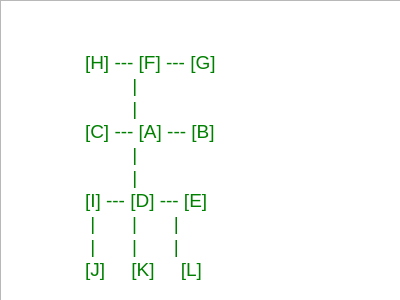
<?xml version="1.0" encoding="UTF-8"?>
<ui version="4.0">
 <class>UserMap</class>
 <widget class="QDialog" name="UserMap">
  <property name="geometry">
   <rect>
    <x>0</x>
    <y>0</y>
    <width>400</width>
    <height>300</height>
   </rect>
  </property>
  <property name="windowTitle">
   <string>Map</string>
  </property>
  <widget class="QTextBrowser" name="textBrowser">
   <property name="geometry">
    <rect>
     <x>0</x>
     <y>0</y>
     <width>401</width>
     <height>301</height>
    </rect>
   </property>
   <property name="html">
    <string>&lt;!DOCTYPE HTML PUBLIC &quot;-//W3C//DTD HTML 4.0//EN&quot; &quot;http://www.w3.org/TR/REC-html40/strict.dtd&quot;&gt;
&lt;html&gt;&lt;head&gt;&lt;meta name=&quot;qrichtext&quot; content=&quot;1&quot; /&gt;&lt;style type=&quot;text/css&quot;&gt;
p, li { white-space: pre-wrap; }
&lt;/style&gt;&lt;/head&gt;&lt;body style=&quot; font-family:'MS Shell Dlg 2'; font-size:8.25pt; font-weight:400; font-style:normal;&quot;&gt;
&lt;p style=&quot; margin-top:0px; margin-bottom:0px; margin-left:0px; margin-right:0px; -qt-block-indent:0; text-indent:0px;&quot;&gt;&lt;span style=&quot; font-family:'Courier New'; font-size:14pt; color:#008000;&quot;&gt;	&lt;/span&gt;&lt;/p&gt;
&lt;p style=&quot; margin-top:0px; margin-bottom:0px; margin-left:0px; margin-right:0px; -qt-block-indent:0; text-indent:0px;&quot;&gt;&lt;span style=&quot; font-family:'Courier New'; font-size:14pt; color:#008000;&quot;&gt;	&lt;/span&gt;&lt;/p&gt;
&lt;p style=&quot; margin-top:0px; margin-bottom:0px; margin-left:0px; margin-right:0px; -qt-block-indent:0; text-indent:0px;&quot;&gt;&lt;span style=&quot; font-family:'Courier New'; font-size:14pt; color:#008000;&quot;&gt;	[H]&lt;/span&gt;&lt;span style=&quot; font-family:'Courier New'; font-size:14pt; color:#c0c0c0;&quot;&gt; &lt;/span&gt;&lt;span style=&quot; font-family:'Courier New'; font-size:14pt; color:#008000;&quot;&gt;---&lt;/span&gt;&lt;span style=&quot; font-family:'Courier New'; font-size:14pt; color:#c0c0c0;&quot;&gt; &lt;/span&gt;&lt;span style=&quot; font-family:'Courier New'; font-size:14pt; color:#008000;&quot;&gt;[F]&lt;/span&gt;&lt;span style=&quot; font-family:'Courier New'; font-size:14pt; color:#c0c0c0;&quot;&gt; &lt;/span&gt;&lt;span style=&quot; font-family:'Courier New'; font-size:14pt; color:#008000;&quot;&gt;---&lt;/span&gt;&lt;span style=&quot; font-family:'Courier New'; font-size:14pt; color:#c0c0c0;&quot;&gt; &lt;/span&gt;&lt;span style=&quot; font-family:'Courier New'; font-size:14pt; color:#008000;&quot;&gt;[G]&lt;/span&gt;&lt;/p&gt;
&lt;p style=&quot; margin-top:0px; margin-bottom:0px; margin-left:0px; margin-right:0px; -qt-block-indent:0; text-indent:0px;&quot;&gt;&lt;span style=&quot; font-family:'Courier New'; font-size:14pt; color:#c0c0c0;&quot;&gt;	         &lt;/span&gt;&lt;span style=&quot; font-family:'Courier New'; font-size:14pt; color:#008000;&quot;&gt;|&lt;/span&gt;&lt;span style=&quot; font-family:'Courier New'; font-size:14pt; color:#c0c0c0;&quot;&gt;         &lt;/span&gt;&lt;/p&gt;
&lt;p style=&quot; margin-top:0px; margin-bottom:0px; margin-left:0px; margin-right:0px; -qt-block-indent:0; text-indent:0px;&quot;&gt;&lt;span style=&quot; font-family:'Courier New'; font-size:14pt; color:#c0c0c0;&quot;&gt;	         &lt;/span&gt;&lt;span style=&quot; font-family:'Courier New'; font-size:14pt; color:#008000;&quot;&gt;|&lt;/span&gt;&lt;span style=&quot; font-family:'Courier New'; font-size:14pt; color:#c0c0c0;&quot;&gt;         &lt;/span&gt;&lt;/p&gt;
&lt;p style=&quot; margin-top:0px; margin-bottom:0px; margin-left:0px; margin-right:0px; -qt-block-indent:0; text-indent:0px;&quot;&gt;&lt;span style=&quot; font-family:'Courier New'; font-size:14pt; color:#008000;&quot;&gt;	[C]&lt;/span&gt;&lt;span style=&quot; font-family:'Courier New'; font-size:14pt; color:#c0c0c0;&quot;&gt; &lt;/span&gt;&lt;span style=&quot; font-family:'Courier New'; font-size:14pt; color:#008000;&quot;&gt;---&lt;/span&gt;&lt;span style=&quot; font-family:'Courier New'; font-size:14pt; color:#c0c0c0;&quot;&gt; &lt;/span&gt;&lt;span style=&quot; font-family:'Courier New'; font-size:14pt; color:#008000;&quot;&gt;[A]&lt;/span&gt;&lt;span style=&quot; font-family:'Courier New'; font-size:14pt; color:#c0c0c0;&quot;&gt; &lt;/span&gt;&lt;span style=&quot; font-family:'Courier New'; font-size:14pt; color:#008000;&quot;&gt;---&lt;/span&gt;&lt;span style=&quot; font-family:'Courier New'; font-size:14pt; color:#c0c0c0;&quot;&gt; &lt;/span&gt;&lt;span style=&quot; font-family:'Courier New'; font-size:14pt; color:#008000;&quot;&gt;[B]&lt;/span&gt;&lt;/p&gt;
&lt;p style=&quot; margin-top:0px; margin-bottom:0px; margin-left:0px; margin-right:0px; -qt-block-indent:0; text-indent:0px;&quot;&gt;&lt;span style=&quot; font-family:'Courier New'; font-size:14pt; color:#c0c0c0;&quot;&gt;	         &lt;/span&gt;&lt;span style=&quot; font-family:'Courier New'; font-size:14pt; color:#008000;&quot;&gt;|&lt;/span&gt;&lt;span style=&quot; font-family:'Courier New'; font-size:14pt; color:#c0c0c0;&quot;&gt;         &lt;/span&gt;&lt;/p&gt;
&lt;p style=&quot; margin-top:0px; margin-bottom:0px; margin-left:0px; margin-right:0px; -qt-block-indent:0; text-indent:0px;&quot;&gt;&lt;span style=&quot; font-family:'Courier New'; font-size:14pt; color:#c0c0c0;&quot;&gt;	         &lt;/span&gt;&lt;span style=&quot; font-family:'Courier New'; font-size:14pt; color:#008000;&quot;&gt;|&lt;/span&gt;&lt;span style=&quot; font-family:'Courier New'; font-size:14pt; color:#c0c0c0;&quot;&gt;          &lt;/span&gt;&lt;/p&gt;
&lt;p style=&quot; margin-top:0px; margin-bottom:0px; margin-left:0px; margin-right:0px; -qt-block-indent:0; text-indent:0px;&quot;&gt;&lt;span style=&quot; font-family:'Courier New'; font-size:14pt; color:#008000;&quot;&gt;	[I]&lt;/span&gt;&lt;span style=&quot; font-family:'Courier New'; font-size:14pt; color:#c0c0c0;&quot;&gt; &lt;/span&gt;&lt;span style=&quot; font-family:'Courier New'; font-size:14pt; color:#008000;&quot;&gt;---&lt;/span&gt;&lt;span style=&quot; font-family:'Courier New'; font-size:14pt; color:#c0c0c0;&quot;&gt; &lt;/span&gt;&lt;span style=&quot; font-family:'Courier New'; font-size:14pt; color:#008000;&quot;&gt;[D]&lt;/span&gt;&lt;span style=&quot; font-family:'Courier New'; font-size:14pt; color:#c0c0c0;&quot;&gt; &lt;/span&gt;&lt;span style=&quot; font-family:'Courier New'; font-size:14pt; color:#008000;&quot;&gt;---&lt;/span&gt;&lt;span style=&quot; font-family:'Courier New'; font-size:14pt; color:#c0c0c0;&quot;&gt; &lt;/span&gt;&lt;span style=&quot; font-family:'Courier New'; font-size:14pt; color:#008000;&quot;&gt;[E]&lt;/span&gt;&lt;/p&gt;
&lt;p style=&quot; margin-top:0px; margin-bottom:0px; margin-left:0px; margin-right:0px; -qt-block-indent:0; text-indent:0px;&quot;&gt;&lt;span style=&quot; font-family:'Courier New'; font-size:14pt; color:#c0c0c0;&quot;&gt;	 &lt;/span&gt;&lt;span style=&quot; font-family:'Courier New'; font-size:14pt; color:#008000;&quot;&gt;|&lt;/span&gt;&lt;span style=&quot; font-family:'Courier New'; font-size:14pt; color:#c0c0c0;&quot;&gt;       &lt;/span&gt;&lt;span style=&quot; font-family:'Courier New'; font-size:14pt; color:#008000;&quot;&gt;|&lt;/span&gt;&lt;span style=&quot; font-family:'Courier New'; font-size:14pt; color:#c0c0c0;&quot;&gt;       &lt;/span&gt;&lt;span style=&quot; font-family:'Courier New'; font-size:14pt; color:#008000;&quot;&gt;|&lt;/span&gt;&lt;span style=&quot; font-family:'Courier New'; font-size:14pt; color:#c0c0c0;&quot;&gt; &lt;/span&gt;&lt;/p&gt;
&lt;p style=&quot; margin-top:0px; margin-bottom:0px; margin-left:0px; margin-right:0px; -qt-block-indent:0; text-indent:0px;&quot;&gt;&lt;span style=&quot; font-family:'Courier New'; font-size:14pt; color:#c0c0c0;&quot;&gt;	 &lt;/span&gt;&lt;span style=&quot; font-family:'Courier New'; font-size:14pt; color:#008000;&quot;&gt;|&lt;/span&gt;&lt;span style=&quot; font-family:'Courier New'; font-size:14pt; color:#c0c0c0;&quot;&gt;       &lt;/span&gt;&lt;span style=&quot; font-family:'Courier New'; font-size:14pt; color:#008000;&quot;&gt;|&lt;/span&gt;&lt;span style=&quot; font-family:'Courier New'; font-size:14pt; color:#c0c0c0;&quot;&gt;       &lt;/span&gt;&lt;span style=&quot; font-family:'Courier New'; font-size:14pt; color:#008000;&quot;&gt;|&lt;/span&gt;&lt;span style=&quot; font-family:'Courier New'; font-size:14pt; color:#c0c0c0;&quot;&gt; &lt;/span&gt;&lt;/p&gt;
&lt;p style=&quot; margin-top:0px; margin-bottom:0px; margin-left:0px; margin-right:0px; -qt-block-indent:0; text-indent:0px;&quot;&gt;&lt;span style=&quot; font-family:'Courier New'; font-size:14pt; color:#008000;&quot;&gt;	[J]&lt;/span&gt;&lt;span style=&quot; font-family:'Courier New'; font-size:14pt; color:#c0c0c0;&quot;&gt;     &lt;/span&gt;&lt;span style=&quot; font-family:'Courier New'; font-size:14pt; color:#008000;&quot;&gt;[K]&lt;/span&gt;&lt;span style=&quot; font-family:'Courier New'; font-size:14pt; color:#c0c0c0;&quot;&gt;     &lt;/span&gt;&lt;span style=&quot; font-family:'Courier New'; font-size:14pt; color:#008000;&quot;&gt;[L]&lt;/span&gt;&lt;/p&gt;&lt;/body&gt;&lt;/html&gt;</string>
   </property>
  </widget>
 </widget>
 <resources/>
 <connections/>
</ui>
